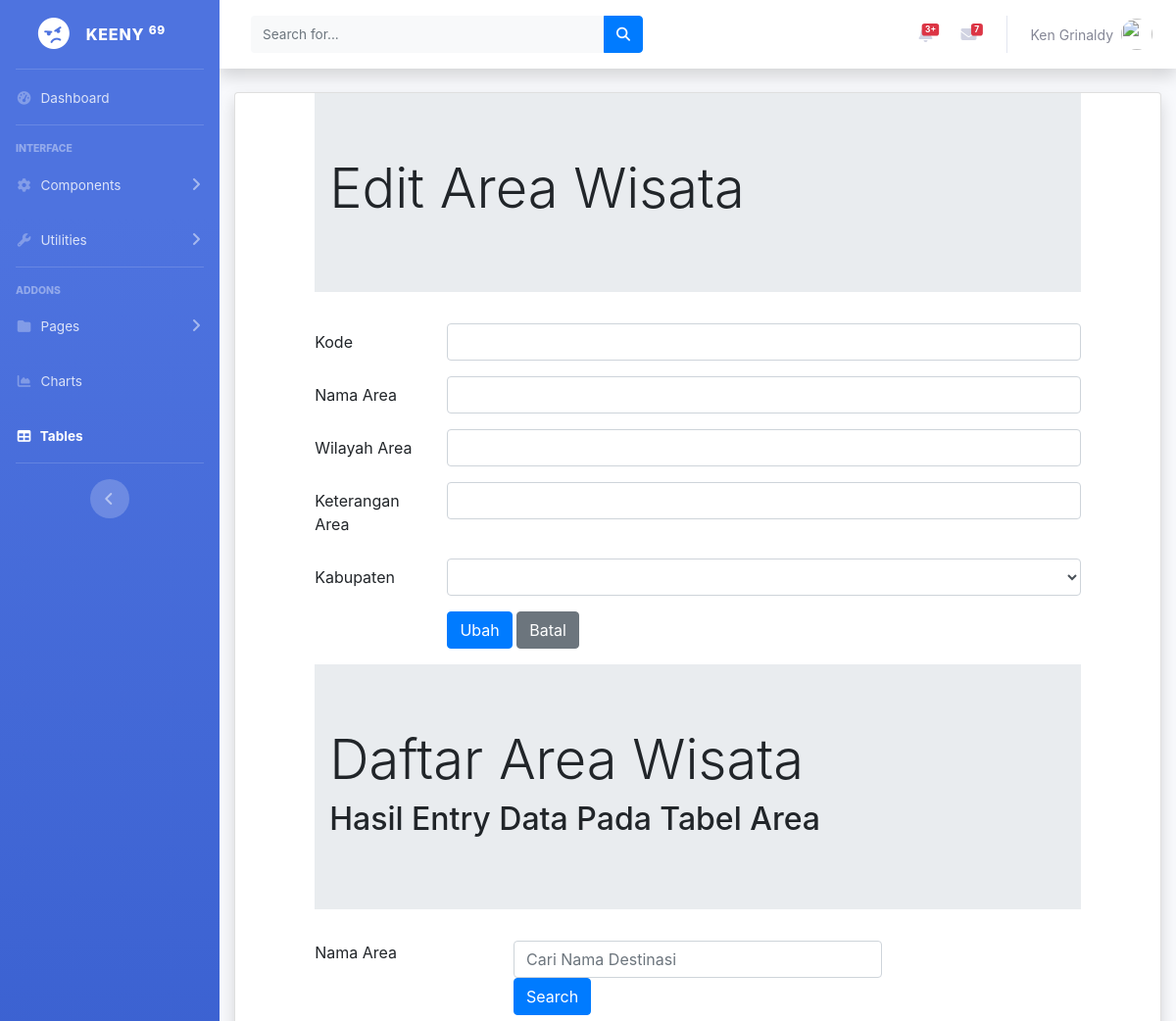
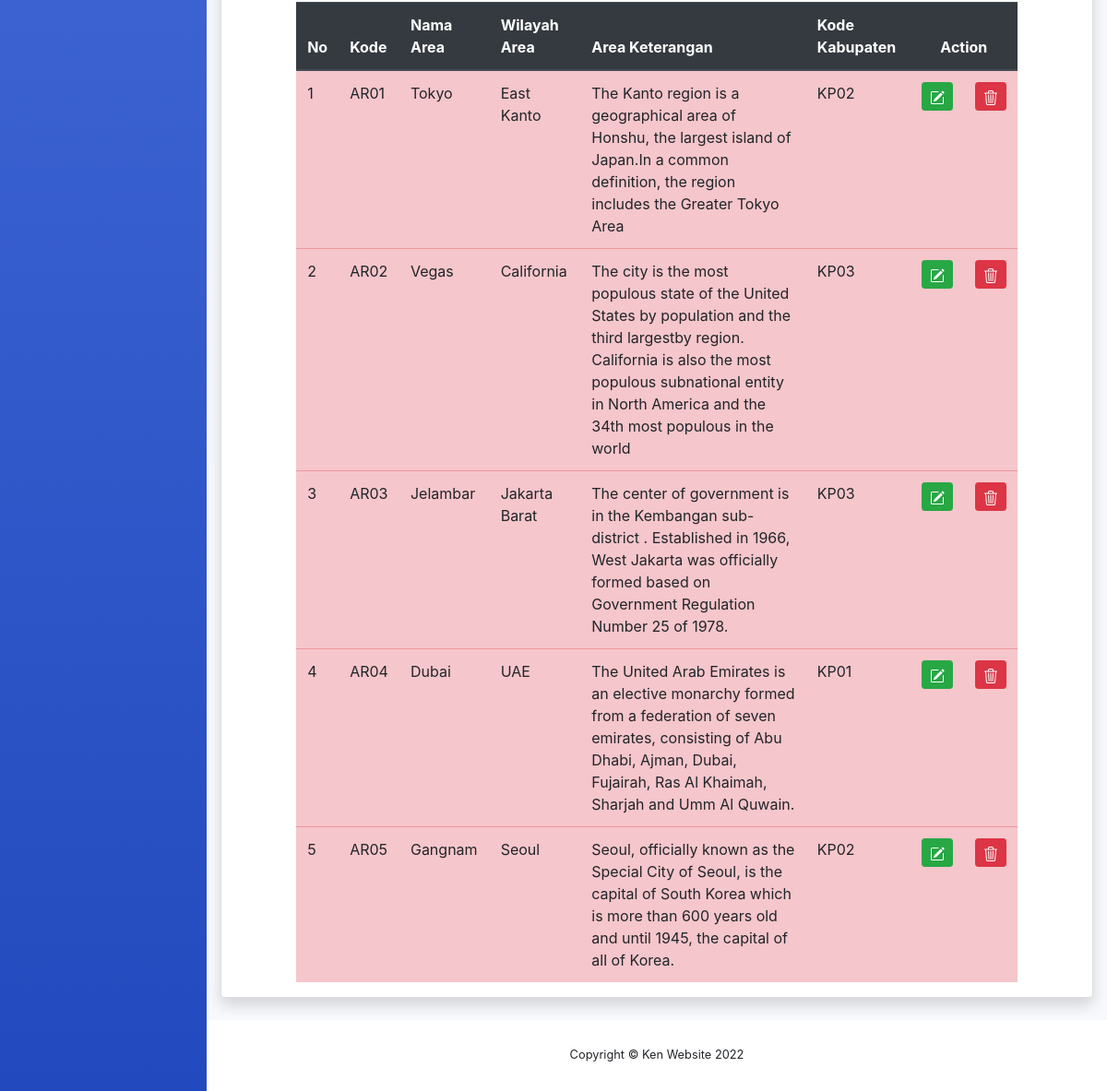
The page /areaedit.php on the database its author committed (2 pictures, top to bottom).
### tables this page shows
CREATE TABLE `area` (
  `areaID` varchar(4) NOT NULL,
  `areanama` varchar(35) NOT NULL,
  `areawilayah` varchar(35) NOT NULL,
  `areaketerangan` varchar(255) NOT NULL,
  `kabupatenKODE` char(4) NOT NULL
);

### areaedit.php (the view, shortened to what this page needs)
<!DOCTYPE html>
<html lang="en">
<head>
</head>
<?php include "header.php"; ?>
<div class="container-fluid">
<div class="card shadow mb-4">
<?php
     include "includes/config.php";
    $datakabupaten = mysqli_query($connection, "select * from kabupaten");
    $kodearea = $_GET["ubah"];
    $editarea = mysqli_query($connection, "SELECT * FROM area
        where areaID = '$kodearea'");
    $rowedit = mysqli_fetch_array($editarea);
?>
<html lang="en">
<head>
    <link rel="stylesheet" type="text/css" href="https://cdnjs.cloudflare.com/ajax/libs/select2/4.0.3/css/select2.min.css">
    <link rel="stylesheet" type="text/css" href="css/bootstrap.min.css">
</head>
    <div class="row">
            <div class="col-sm-1">
            </div>
            <div class="col-sm-10">
            <div class="jumbotron jumbotron-fluid">
                <div class="container">
                    <h1 class="display-4">Edit Area Wisata</h1>
                </div>
            </div>
            <form method="POST">
                <div class="form-group row">
                    <label for="kodearea" class="col-sm-2 col-form-label">Kode</label>
                    <div class="col-sm-10">
                    <input type="text" class="form-control" id="kodearea" name="inputkode"
                    value="<?php echo $rowedit["areaID"]?>">
                    </div>
                </div>
                <div class="form-group row">
                    <label for="namaarea" class="col-sm-2 col-form-label">Nama Area</label>
                    <div class="col-sm-10">
                    <input type="text" class="form-control" id="namaarea" name="inputnama"
                    value="<?php echo $rowedit["areanama"]?>">
                    </div>
                </div>
                <div class="form-group row">
                    <label for="wilayah" class="col-sm-2 col-form-label">Wilayah Area</label>
                    <div class="col-sm-10">
                    <input type="text" class="form-control" id="wilayah" name="inputwilayah"
                    value="<?php echo $rowedit["areawilayah"]?>">
                    </div>
                </div>
                <div class="form-group row">
                    <label for="keterangan" class="col-sm-2 col-form-label">Keterangan Area</label>
                    <div class="col-sm-10">
                    <input type="text" class="form-control" id="keterangan" name="inputket"
                    value="<?php echo $rowedit["areaketerangan"]?>">
                    </div>
                </div>
                <div class="form-group row">
                    <label for="kodekabupaten" class="col-sm-2 col-form-label">Kabupaten</label>
                    <div class="col-sm-10">
                    <select  class="form-control" id="kodekabupaten" name ="kodekabupaten">
                        <option  value="<?php echo $rowedit ["kabupatenKODE"]?>">
                        </option>
                        <?php
                            while ($row = mysqli_fetch_array($datakabupaten)) {
                        ?>
                        <option  value="<?php echo $row ["kabupatenKODE"]?>">
                        </option>
                        <?php } ?>
                    </select>
                    </div>
                </div>
                <div class="form-group row">
                    <div class="col-sm-2">
                    </div>
                    <div class="col-sm-10">
                    <input type="submit" class="btn btn-primary" value="Ubah"
                    name="Ubah">
                    <input type="reset" class="btn btn-secondary"
                    value="Batal" name="Batal">
                    </div>
                </div>
            </form>
        </div>
        <div class="col-sm-1">
        </div>
    </div>
    <div class="row">
        <div class="col-sm-1"></div>
        <div class="col-sm-10">
            <div class="jumbotron jumbotron-fluid">
                <div class="container">
                    <h1 class="display-4">Daftar Area Wisata</h1>
                    <h2>Hasil Entry Data Pada Tabel Area</h2>
                </div>
            </div>
        <form method="POST">
            <div class="form-group row mb-2">
                <label for="search" class="col-sm-3">Nama Area </label>
                <div class="col-sm-6">
                    <input type="text" name="search" class="form-control"
                    id="search" value="<?php if(isset($_POST['search'])){
                        echo $_POST['search'];
                    } ?>"
                    placeholder="Cari Nama Destinasi">
                    <input type="submit" name="kirim" class="btn btn-primary"
                    value="Search">
                </div>
            </div>
        </form>
        <table class="table table-hover table-danger">
            <thead class="thead-dark">
                <tr>
                    <th>No</th>
                    <th>Kode</th>
                    <th>Nama Area</th>
                    <th>Wilayah Area</th>
                    <th>Area Keterangan</th>
                    <th>Kode Kabupaten</th>
                    <th colspan="2" style="text-align: center;">Action</th>
                </tr>
            </thead>
            <tbody>
            <?php
            if(isset($_POST["kirim"])){
                $search = $_POST['search'];
                $query = mysqli_query($connection, "select area.*, kabupaten.kabupatenKODE  from area, kabupaten
                where areanama like '%".$search."%'
                and area.kabupatenKODE = kabupaten.kabupatenKODE");
            }
            else{
                $query = mysqli_query($connection, "select * from area");
            }
                $nomor = 1;
                while ($row = mysqli_fetch_array($query)){
            ?>
                    <tr>
                        <td><?php echo $nomor;?></td>
                        <td><?php echo $row['areaID'];?></td>
                        <td><?php echo $row['areanama'];?></td>
                        <td><?php echo $row['areawilayah'];?></td>
                        <td><?php echo $row['areaketerangan'];?></td>
                        <td><?php echo $row['kabupatenKODE'];?></td>
                        <td>
                            <a href="areaedit.php?ubah=<?php echo $row['areaID']?>"
                                class="btn btn-success btn-sm" title="EDIT">
                            </a>
                        </td>
                        <td>
                            <a href="areahapus.php?hapus=<?php echo $row['areaID']?>"
                                class="btn btn-danger btn-sm" title="DELETE">
                            </a>
                        </td>
                    </tr>
            <?php   $nomor++;
                    }
            ?>
            </tbody>
        </table>
        </div>
        <div class="col-sm-1">
        </div>
    </div>
</div>
</div>
<?php include "footer.php"; ?>
</html>

### rows shown on the page
area: areaID "AR01", areanama "Tokyo", areawilayah "East Kanto", areaketerangan "The Kanto region is a geographical area of Honshu, the largest island of Japan.In a common definition, the region includes the Greater Tokyo Area", kabupatenKODE "KP02"
area: areaID "AR02", areanama "Vegas", areawilayah "California", areaketerangan "The city is the most populous state of the United States by population and the third largestby region. California is also the most populous subnational entity in North America and the 34th most populous in the world", kabupatenKODE "KP03"
area: areaID "AR03", areanama "Jelambar", areawilayah "Jakarta Barat", areaketerangan "The center of government is in the Kembangan sub-district . Established in 1966, West Jakarta was officially formed based on Government Regulation Number 25 of 1978.", kabupatenKODE "KP03"
area: areaID "AR04", areanama "Dubai", areawilayah "UAE", areaketerangan "The United Arab Emirates is an elective monarchy formed from a federation of seven emirates, consisting of Abu Dhabi, Ajman, Dubai, Fujairah, Ras Al Khaimah, Sharjah and Umm Al Quwain.", kabupatenKODE "KP01"
area: areaID "AR05", areanama "Gangnam", areawilayah "Seoul", areaketerangan "Seoul, officially known as the Special City of Seoul, is the capital of South Korea which is more than 600 years old and until 1945, the capital of all of Korea.", kabupatenKODE "KP02"
